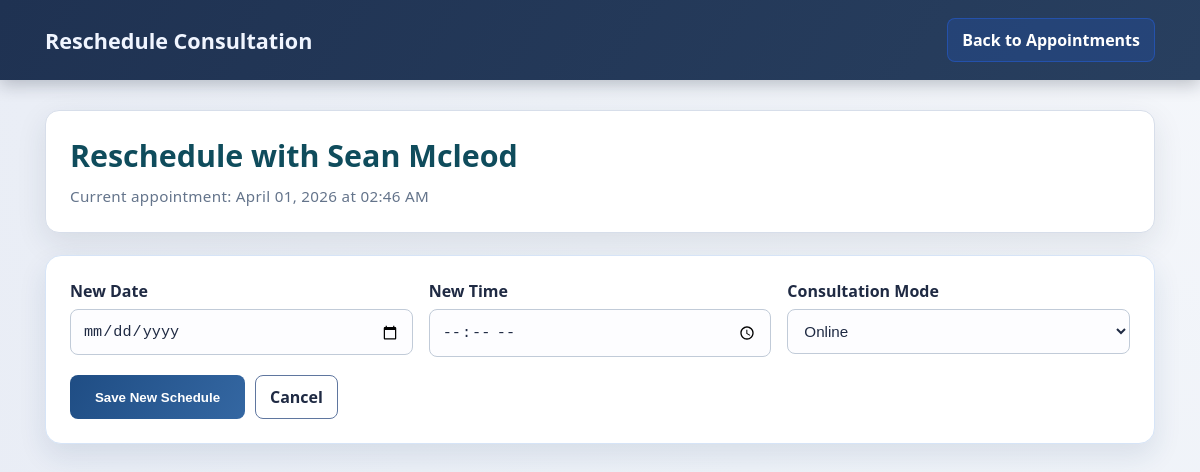
Page /appointment/9/reschedule (signed in) on the committed database.
### app.py (models this page shows, shortened)
class Appointment(db.Model):
    id = db.Column(db.Integer, primary_key=True)
    user_id = db.Column(db.Integer, db.ForeignKey('user.id'), nullable=False)
    prediction_id = db.Column(db.Integer, nullable=True)
    doctor_id = db.Column(db.Integer, db.ForeignKey('user.id'), nullable=False)
    doctor_name = db.Column(db.String(120), nullable=False)
    doctor_experience = db.Column(db.String(50), nullable=False)
    hospital = db.Column(db.String(160), nullable=False)
    patient_email = db.Column(db.String(120))
    appointment_datetime = db.Column(db.DateTime, nullable=False)
    mode = db.Column(db.String(20), default='In-person')
    meeting_platform = db.Column(db.String(50))
    meeting_link = db.Column(db.String(255))
    payment_status = db.Column(db.String(20), default='Pending')
    payment_reference = db.Column(db.String(150))
    reason = db.Column(db.Text)
    status = db.Column(db.String(20), default='Requested')
    decision_note = db.Column(db.Text)
    approved_at = db.Column(db.DateTime)
    rejected_at = db.Column(db.DateTime)
    created_at = db.Column(db.DateTime, default=datetime.utcnow)

### app.py (the view, shortened to what this page needs)
@app.route('/appointment/<int:appointment_id>/reschedule', methods=['GET', 'POST'])
@login_required
@role_required('patient')
def reschedule_appointment(appointment_id):
    user_id = session.get('user_id')
    appointment = Appointment.query.filter_by(id=appointment_id, user_id=user_id).first()
    if not appointment:
        return redirect(url_for('appointments', message='Appointment not found.'))
    if appointment.status == 'Cancelled':
        return redirect(url_for('appointments', message='Cancelled appointments cannot be rescheduled.'))
    return render_template('reschedule_appointment.html', appointment=appointment)

### app.py (called while the page is built)
def format_datetime(value, fmt='%B %d, %Y at %I:%M %p', tz=None):
    if value is None:
        return ''
    if not isinstance(value, datetime):
        return str(value)
    if value.tzinfo is None:
        value = value.replace(tzinfo=timezone.utc)
    if tz is None:
        tz = DEFAULT_TIMEZONE
    if tz:
        try:
            value = value.astimezone(tz)
        except Exception:
            value = value.astimezone(timezone.utc)
    return value.strftime(fmt)

def login_required(f):
    @wraps(f)
    def decorated_function(*args, **kwargs):
        if 'user_id' not in session:
            return redirect(url_for('login'))
        return f(*args, **kwargs)
    return decorated_function

def role_required(role_name):
    def decorator(f):
        @wraps(f)
        def decorated_function(*args, **kwargs):
            if 'user_id' not in session:
                return redirect(url_for('login'))
            if session.get('user_role') != role_name:
                return redirect(url_for('dashboard'))
            return f(*args, **kwargs)
        return decorated_function
    return decorator

def get_unread_notification_count(user_id):
    return Notification.query.filter_by(user_id=user_id, is_read=False).count()

@app.context_processor
def inject_global_notification_state():
    user_id = session.get('user_id')
    data = {'unread_notification_count': 0}
    if user_id:
        data['unread_notification_count'] = get_unread_notification_count(user_id)
    data['current_year'] = datetime.utcnow().year
    return data

### templates/reschedule_appointment.html (shortened to what this page needs)
<!DOCTYPE html>
<html lang="en">
<head>
    <link rel="stylesheet" href="{{ url_for('static', filename='css/consult.css') }}">
</head>
<body>
    <nav class="navbar">
        <div class="navbar-container">
            <div class="navbar-brand"><h2>Reschedule Consultation</h2></div>
            <div class="navbar-menu">
                <a href="{{ url_for('appointments') }}" class="btn btn-secondary">Back to Appointments</a>
            </div>
        </div>
    </nav>
    <div class="container">
        <div id="toastContainer" class="toast-container" aria-live="polite" aria-atomic="true"></div>
        <div class="page-header">
            <h1>Reschedule with {{ appointment.doctor_name }}</h1>
            <p>Current appointment: {{ appointment.appointment_datetime|format_datetime }}</p>
        </div>
        <div class="booking-card">
            <form method="POST">
                <div class="form-grid">
                    <div class="form-group">
                        <label for="appointment_date">New Date</label>
                        <input type="date" id="appointment_date" name="appointment_date" required>
                    </div>
                    <div class="form-group">
                        <label for="appointment_time">New Time</label>
                        <input type="time" id="appointment_time" name="appointment_time" required>
                    </div>
                    <div class="form-group">
                        <label for="mode">Consultation Mode</label>
                        <select id="mode" name="mode">
                            <option value="Online" {% if appointment.mode == 'Online' %}selected{% endif %}>Online</option>
                        </select>
                    </div>
                </div>
                <div class="card-actions" style="margin-top: 18px;">
                    <button class="btn btn-primary" type="submit">Save New Schedule</button>
                    <a href="{{ url_for('appointments') }}" class="btn btn-outline">Cancel</a>
                </div>
            </form>
        </div>
    </div>
</body>
</html>

### static/css/consult.css (style rules this page uses)
* { margin: 0; padding: 0; box-sizing: border-box; }
body { font-family: 'Segoe UI', Tahoma, Geneva, Verdana, sans-serif; color: #192a40; background: radial-gradient(circle at top right, #f5f7fb 0%, #eef2f8 45%, #e8ecf5 100%); min-height: 100vh; }
.navbar { background: linear-gradient(120deg, #1f3252 0%, #283f5f 100%); color: #ffffff; padding: 18px 0; box-shadow: 0 5px 16px rgba(15, 27, 43, 0.24); position: sticky; top: 0; z-index: 100; }
.navbar-container { max-width: 1150px; margin: 0 auto; padding: 0 20px; display: flex; justify-content: space-between; align-items: center; gap: 14px; }
.navbar-brand h2 { font-size: 1.35rem; font-weight: 700; color: #f0f5ff; }
.navbar-menu { display: flex; gap: 10px; align-items: center; flex-wrap: wrap; justify-content: flex-end; }
.container { max-width: 1150px; margin: 0 auto; padding: 30px 20px 90px; }
.page-header { background: #ffffff; border-radius: 14px; padding: 24px; box-shadow: 0 10px 30px rgba(31, 45, 67, 0.10); border: 1px solid #d7deea; margin-bottom: 22px; }
.page-header h1 { font-size: 1.9rem; color: #0f4c5c; margin-bottom: 8px; }
.page-header p { color: #64748b; line-height: 1.6; font-size: 0.95rem; letter-spacing: 0.02em; }
.btn { display: inline-block; text-decoration: none; border: none; border-radius: 8px; padding: 10px 14px; font-weight: 600; cursor: pointer; transition: all 0.25s ease; text-align: center; }
.btn-primary { background: linear-gradient(120deg, #1f4d84 0%, #3467a2 100%); color: #fff; }
.btn-secondary { background: rgba(35, 47, 72, 0.14); color: #1f2a43; border: 1px solid rgba(79, 98, 140, 0.32); }
.navbar-menu .btn-secondary { background: rgba(37, 99, 235, 0.18); color: #ffffff; border: 1px solid rgba(37, 99, 235, 0.45); }
.btn-outline { background: #ffffff; color: #1f2a43; border: 1px solid #5f769f; }
.doctor-card, .booking-card, .confirm-card, .appointment-card, .chat-card { background: #ffffff; border-radius: 16px; box-shadow: 0 10px 30px rgba(10, 25, 45, 0.10); }
.booking-card { padding: 26px; border-radius: 16px; border: 1px solid #d6e4f7; background: #ffffff; box-shadow: 0 12px 28px rgba(26, 63, 109, 0.11); }
.form-group label { color: #1e3c5e; font-weight: 700; }
.form-group input, .form-group select, .form-group textarea { border: 1px solid #b7c9e5; background: #fdfdff; }
.btn-primary { min-width: 175px; }
.card-actions { margin-top: 14px; display: flex; gap: 10px; flex-wrap: wrap; }
.form-grid { display: grid; grid-template-columns: repeat(auto-fit, minmax(250px, 1fr)); gap: 16px; }
.booking-card, .confirm-card { padding: 24px; }
.form-group { display: flex; flex-direction: column; gap: 7px; }
.form-group label { font-weight: 600; color: #1f2a43; }
.form-group input, .form-group select, .form-group textarea { border: 1px solid #c1cbd8; border-radius: 8px; padding: 12px; font-size: 0.95rem; background: #fdfdff; color: #1f2a43; }
.toast-container { position: fixed; inset: 0; display: flex; align-items: center; justify-content: center; z-index: 1200; pointer-events: none; padding: 16px; }
.page-header h1, .page-header p { text-align: left; }
:root { --chat-bg: linear-gradient(180deg, #f9fbff 0%, #edf4fb 100%); --chat-border: #c7d9ee; --page-bg: #f5f7fb; --bubble-sender: #eaf7f1; --bubble-receiver: #f1f6ff; --bubble-sender-border: #2d8f6e; --bubble-receiver-border: #4c7ccd; }

### rows in the picture
Appointment: doctor_name "Sean Mcleod", appointment_datetime "April 01, 2026 at 02:46 AM", mode "Online"
